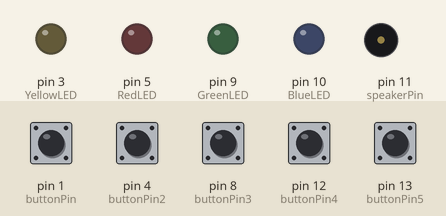
Bench run of a sketch on a simulated Arduino Uno, built with avr-gcc and run on an emulated ATmega328P. Parts: output pins drawn as LEDs (lit = HIGH), buzzer (waves = sounding). The test bench sets the inputs (shaded band); at power-on: pin 1 (buttonPin), pin 4 (buttonPin2), pin 8 (buttonPin3), pin 12 (buttonPin4), pin 13 (buttonPin5) HIGH.

Above: at 1.2 s.
1.3 s: pin 13 (buttonPin5) pulled LOW for 0.15 s
At 1.36 s:
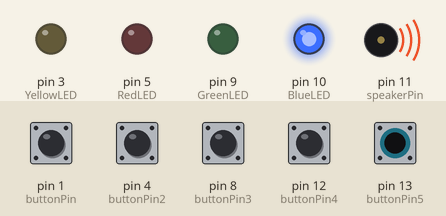
At 1.75 s:
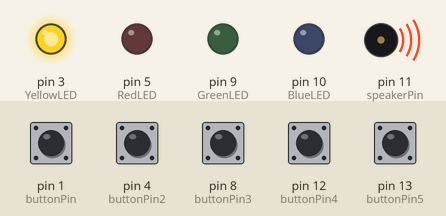
Timing chart, 0 to 10.3 s (numbered marks = the images above; inputs shaded):
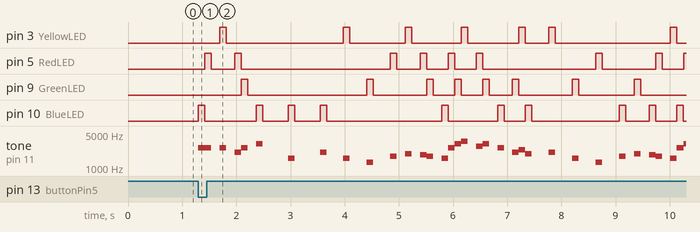

Measured:
- after the input at 1.3 s, pin 3 (YellowLED): LOW → HIGH after 0.40 s, → LOW 0.12 s later, → HIGH 2.2 s later, → LOW 0.12 s later, … (14 changes in this stretch); pin 5 (RedLED): LOW → HIGH after 0.12 s, → LOW 0.12 s later, → HIGH 0.43 s later, → LOW 0.12 s later, … (17 changes in this stretch)

The sketch:

sketch_melody_player.ino
```cpp
// Define the pins
#include "pitches.h"
int speakerPin = 11;


int BlueLED = 10;
int RedLED = 5;
int GreenLED = 9;
int YellowLED = 3;

const int buttonPin = 1;
const int buttonPin2 = 4;
const int buttonPin3 = 8;
const int buttonPin4 = 12;
const int buttonPin5 = 13;


// Define the melody
int melody[] = {
  // Super Mario Bros theme
  NOTE_E7, NOTE_E7, 0, NOTE_E7,
  0, NOTE_C7, NOTE_E7, 0,
  NOTE_G7, 0, 0,  0,
  NOTE_G6, 0, 0, 0,

  NOTE_C7, 0, 0, NOTE_G6,
  0, 0, NOTE_E6, 0,
  0, NOTE_A6, 0, NOTE_B6,
  0, NOTE_AS6, NOTE_A6, 0,

  NOTE_G6, NOTE_E7, NOTE_G7,
  NOTE_A7, 0, NOTE_F7, NOTE_G7,
  0, NOTE_E7, 0, NOTE_C7,
  NOTE_D7, NOTE_B6, 0, 0,

  NOTE_C7, 0, 0, NOTE_G6,
  0, 0, NOTE_E6, 0,
  0, NOTE_A6, 0, NOTE_B6,
  0, NOTE_AS6, NOTE_A6, 0,

  NOTE_G6, NOTE_E7, NOTE_G7,
  NOTE_A7, 0, NOTE_F7, NOTE_G7,
  0, NOTE_E7, 0, NOTE_C7,
  NOTE_D7, NOTE_B6, 0, 0
};

// Define the note durations
int noteDuration[] = {
  // Super Mario Bros theme
  120, 120, 120, 120,
  120, 120, 120, 120,
  120, 120, 120, 120,
  120, 120, 120, 120,

  120, 120, 120, 120,
  120, 120, 120, 120,
  120, 120, 120, 120,
  120, 120, 120, 120,

  120, 120, 120,
  120, 120, 120, 120,
  120, 120, 120, 120,
  120, 120, 120, 120,

  120, 120, 120, 120,
  120, 120, 120, 120,
  120, 120, 120, 120,
  120, 120, 120, 120,

  120, 120, 120,
  120, 120, 120, 120,
  120, 120, 120, 120,
  120, 120, 120, 120
};

void setup() {
  // Set the speaker pin as an output
  pinMode(speakerPin, OUTPUT);
  pinMode(BlueLED, OUTPUT);
  pinMode(RedLED, OUTPUT);
  pinMode(GreenLED, OUTPUT);
  pinMode(YellowLED, OUTPUT);
  pinMode(buttonPin, INPUT_PULLUP);
  pinMode(buttonPin2, INPUT_PULLUP);
  pinMode(buttonPin3, INPUT_PULLUP);
  pinMode(buttonPin4, INPUT_PULLUP);
  pinMode(buttonPin5, INPUT_PULLUP);
}

void loop() {
  // Loop through the melody and play each note
  if (digitalRead(buttonPin)== LOW){
    tone(speakerPin, NOTE_E7, 10); // Play the note on the piezo
    digitalWrite(YellowLED, HIGH);
    }
    else{
      digitalWrite(YellowLED, LOW);
      }

  if (digitalRead(buttonPin2)== LOW){
    tone(speakerPin, NOTE_C7, 10); // Play the note on the piezo
    digitalWrite(RedLED, HIGH);
    }
    else{
      digitalWrite(RedLED, LOW);
      }

  if (digitalRead(buttonPin3)== LOW){
    tone(speakerPin, NOTE_G7, 10); // Play the note on the piezo
    digitalWrite(GreenLED, HIGH);
    }
    else{
      digitalWrite(GreenLED, LOW);
      }
  if (digitalRead(buttonPin4)== LOW){
    tone(speakerPin, NOTE_G6, 10); // Play the note on the piezo
    digitalWrite(BlueLED, HIGH);
    }
    else{
      digitalWrite(BlueLED, LOW);
      }

  if (digitalRead(buttonPin5)== LOW){
    for (int i = 0; i < sizeof(melody) / sizeof(int); i++) {
      if (melody[i] != 0) {
        tone(speakerPin, melody[i], noteDuration[i]); // Play the note on the piezo

        // Turn on the corresponding LED
        switch (i % 4) {
          case 0:
            digitalWrite(BlueLED, HIGH);
            delay(noteDuration[i]);
            digitalWrite(BlueLED, LOW);
            break;
          case 1:
            digitalWrite(RedLED, HIGH);
            delay(noteDuration[i]);
            digitalWrite(RedLED, LOW);
            break;
          case 2:
            digitalWrite(GreenLED, HIGH);
            delay(noteDuration[i]);
            digitalWrite(GreenLED, LOW);
            break;
          case 3:
            digitalWrite(YellowLED, HIGH);
            delay(noteDuration[i]);
            digitalWrite(YellowLED, LOW);
            break;
        }
      }
      else {
        // Add a small delay between notes for a smoother sound
        delay(noteDuration[i] * 1.3);
      }
    }
  }
}
```

pitches.h
```cpp
/*************************************************

 * Public Constants

 *************************************************/

#define NOTE_B0  31
#define NOTE_C1  33
#define NOTE_CS1 35
#define NOTE_D1  37
#define NOTE_DS1 39
#define NOTE_E1  41
#define NOTE_F1  44
#define NOTE_FS1 46
#define NOTE_G1  49
#define NOTE_GS1 52
#define NOTE_A1  55
#define NOTE_AS1 58
#define NOTE_B1  62
#define NOTE_C2  65
#define NOTE_CS2 69
#define NOTE_D2  73
#define NOTE_DS2 78
#define NOTE_E2  82
#define NOTE_F2  87
#define NOTE_FS2 93
#define NOTE_G2  98
#define NOTE_GS2 104
#define NOTE_A2  110
#define NOTE_AS2 117
#define NOTE_B2  123
#define NOTE_C3  131
#define NOTE_CS3 139
#define NOTE_D3  147
#define NOTE_DS3 156
#define NOTE_E3  165
#define NOTE_F3  175
#define NOTE_FS3 185
#define NOTE_G3  196
#define NOTE_GS3 208
#define NOTE_A3  220
#define NOTE_AS3 233
#define NOTE_B3  247
#define NOTE_C4  262
#define NOTE_CS4 277
#define NOTE_D4  294
#define NOTE_DS4 311
#define NOTE_E4  330
#define NOTE_F4  349
#define NOTE_FS4 370
#define NOTE_G4  392
#define NOTE_GS4 415
#define NOTE_A4  440
#define NOTE_AS4 466
#define NOTE_B4  494
#define NOTE_C5  523
#define NOTE_CS5 554
#define NOTE_D5  587
#define NOTE_DS5 622
#define NOTE_E5  659
#define NOTE_F5  698
#define NOTE_FS5 740
#define NOTE_G5  784
#define NOTE_GS5 831
#define NOTE_A5  880
#define NOTE_AS5 932
#define NOTE_B5  988
#define NOTE_C6  1047
#define NOTE_CS6 1109
#define NOTE_D6  1175
#define NOTE_DS6 1245
#define NOTE_E6  1319
#define NOTE_F6  1397
#define NOTE_FS6 1480
#define NOTE_G6  1568
#define NOTE_GS6 1661
#define NOTE_A6  1760
#define NOTE_AS6 1865
#define NOTE_B6  1976
#define NOTE_C7  2093
#define NOTE_CS7 2217
#define NOTE_D7  2349
#define NOTE_DS7 2489
#define NOTE_E7  2637
#define NOTE_F7  2794
#define NOTE_FS7 2960
#define NOTE_G7  3136
#define NOTE_GS7 3322
#define NOTE_A7  3520
#define NOTE_AS7 3729
#define NOTE_B7  3951
#define NOTE_C8  4186
#define NOTE_CS8 4435
#define NOTE_D8  4699
#define NOTE_DS8 4978
```
